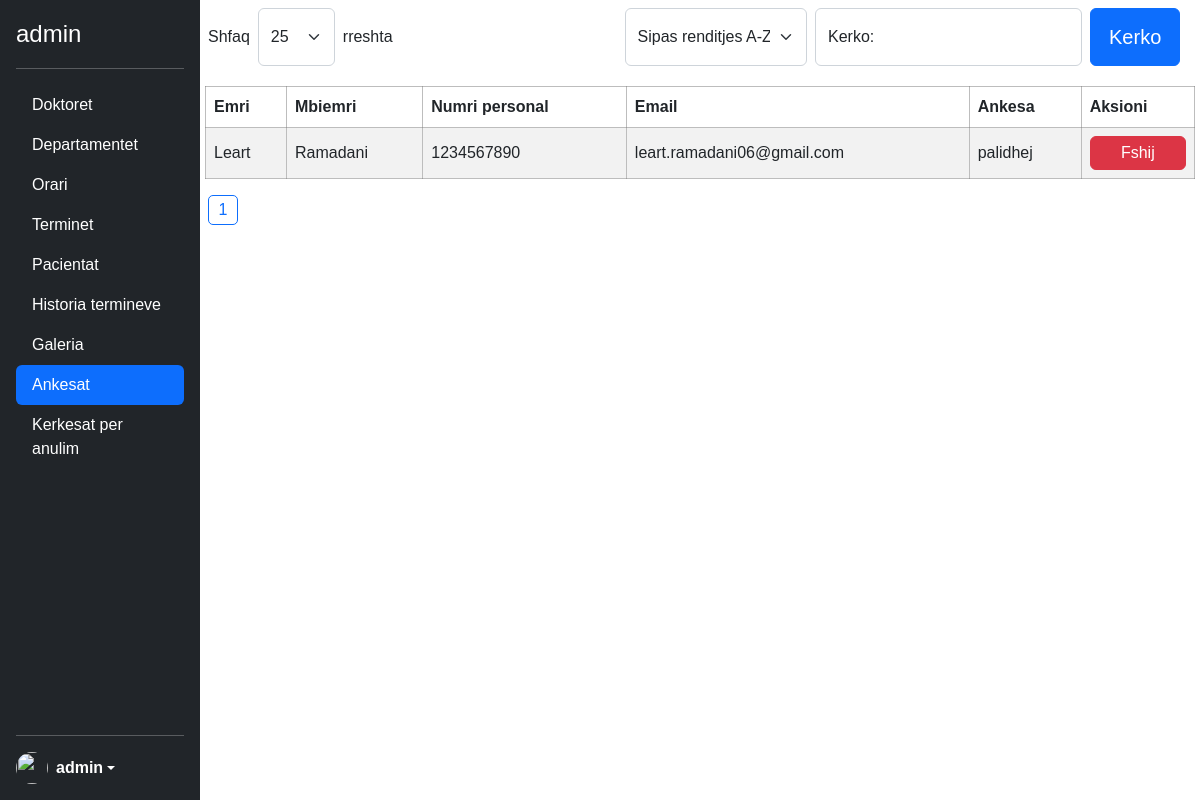
Screenshot of /admin/ankesat.php (signed in) with the database file from the repository.
### tables this page shows
CREATE TABLE `ankesat` (
  `id` int(11) NOT NULL,
  `emri` varchar(100) NOT NULL,
  `mbiemri` varchar(100) NOT NULL,
  `numri_personal` int(10) NOT NULL,
  `email` varchar(100) NOT NULL,
  `ankesa` varchar(350) NOT NULL,
  `permisimi` varchar(350) NOT NULL
);

### admin/ankesat.php (the view, shortened to what this page needs)
<?php
include('../config.php');
?>
<?php include('header.php'); ?>
</head>
<body>
    <div class="sideBlock">
        <button type="button" class="ham" id="ham_menu"><i class="fa-solid fa-bars"></i></button>
    </div>
    <div class="d-flex flex-column flex-shrink-0 p-3 text-white bg-dark sidebar">
        <a href="/" class="d-flex align-items-center mb-3 mb-md-0 me-md-auto text-white text-decoration-none">
            <span class="fs-4"><?php echo $_SESSION['admin'] ?></span>
        </a>
        <hr>
        <ul class="nav nav-pills flex-column mb-auto">
            <li class="nav-item"><a href="doktoret.php" class="nav-link text-white">Doktoret</a></li>
            <li><a href="departamentet.php" class="nav-link text-white">Departamentet</a></li>
            <li><a href="orari.php" class="nav-link text-white">Orari</a></li>
            <li><a href="terminet.php" class="nav-link text-white">Terminet</a></li>
            <li><a href="pacientat.php"" class=" nav-link text-white">Pacientat</a></li>
            <li><a href="historiaTerminit.php" class="nav-link text-white">Historia termineve</a></li>
            <li class="nav-item"><a href="galeria.php" class="nav-link text-white">Galeria</a></li>
            <li><a href="ankesat" class="nav-link text-white active" aria-current="page">Ankesat</a></li>
            <li><a href="kerkesatAnulimit.php" class="nav-link text-white">Kerkesat per anulim</a></li>
        </ul>
        <hr>
        <div class="dropdown">
            <a href="#" class="d-flex align-items-center text-white text-decoration-none dropdown-toggle" id="dropdownUser1" data-bs-toggle="dropdown" aria-expanded="false">
                <img src="https://w7.pngwing.com/pngs/200/420/png-transparent-user-profile-computer-icons-overview-rectangle-black-data-thumbnail.png" alt="" width="32" height="32" class="rounded-circle me-2">
                <strong><?php echo $_SESSION['admin'] ?></strong>
            </a>
        </div>
    </div>
    <?php
    $searchedQuery = "";
    $entries = isset($_GET['entries']) ? $_GET['entries'] : 25;
    $sortDefault = "default";
    $sortBy = isset($_GET['sortBy']) ? $_GET['sortBy'] : $sortDefault;
    $sort = "";
    $countSql = "SELECT COUNT(*) as total FROM ankesat";
    $countPrep = $con->prepare($countSql);
    $countPrep->execute();
    $totalRows = $countPrep->fetch();
    $totalRows = $totalRows['total'];
    $totalPages = ceil($totalRows / $entries);
    $currentPage = isset($_GET['page']) ? $_GET['page'] : 1;
    $startIndex = ($currentPage - 1) * $entries;
    if ($sortBy == "default") {
        $sort = " ORDER BY emri ASC LIMIT :startIndex, $entries";
        $sortASC = 'selected';
        $searchedQuery = isset($_GET['keyword']) ? $_GET['keyword'] : "";
    } else if ($sortBy == "ASC") {
        $sort = " ORDER BY emri ASC LIMIT :startIndex, $entries";
        $sortASC = 'selected';
        $searchedQuery = isset($_GET['keyword']) ? $_GET['keyword'] : "";
    } else if ($sortBy == "DESC") {
        $sort = " ORDER BY emri DESC LIMIT :startIndex, $entries";
        $sortDESC = 'selected';
        $searchedQuery = isset($_GET['keyword']) ? $_GET['keyword'] : "";
    }
    if (isset($_GET['search']) && !empty($_GET['keyword'])) {
        $keyword = $_GET['keyword'];
        $sort = "SELECT * FROM ankesat WHERE emri=:keyword OR mbiemri=:keyword OR numri_personal=:keyword OR
                email=:keyword OR ankesa=:keyword" . $sort;
        $sql = $sort;
        $prep = $con->prepare($sql);
        $prep->bindParam(':keyword', $keyword);
        $prep->bindValue(':startIndex', $startIndex, PDO::PARAM_INT);
        $prep->execute();
        $data = $prep->fetchAll(PDO::FETCH_ASSOC);
        $searchedQuery = $keyword;
    } else {
        $sql = "SELECT * FROM ankesat" . $sort;
        $prep = $con->prepare($sql);
        $prep->bindValue(':startIndex', $startIndex, PDO::PARAM_INT);
        $prep->execute();
        $data = $prep->fetchAll(PDO::FETCH_ASSOC);
    }
    if (!$data) {
        $empty = 'empty';
    } else {
        $empty = '';
    }
    ?>
    <main class="main mainRes d-flex flex-column align-items-center">
        <div class="d-flex justify-content-between w-100 p-2 ">
            <div>
                <form id="entriesForm" method="GET" class="d-flex align-items-center w-25" action="">
                    <label for="entries" class="me-2">Shfaq</label>
                    <select class="form-select" id="entries" aria-label="" name="entries" style="width: 80px; height: 58px" onchange="this.form.submit()">
                        <option value="25" <?= $entry25 ?? '' ?>>25</option>
                    </select>
                    <label for="entries" class="ms-2">rreshta</label>
                </form>
            </div>
            <div class="d-flex w-75 justify-content-end pe-2">
                <div class="w-25">
                    <form id="sortForm" method="GET" class="d-flex align-items-center" action="">
                        <select class="form-select" id="sortBy" name="sortBy" aria-label="Default select example" style="height: 58px" onchange="this.form.submit()">
                            <option value="ASC" <?= $sortASC ?? "" ?>>Sipas renditjes A-Zh</option>
                        </select>
                    </form>
                </div>
                <div class="w-50 ms-2 me-1">
                    <form method="get" action="">
                        <div class="d-flex mb-1">
                            <div class="form-floating w-75">
                                <input type="text" class="form-control lastName" id="floatingInput" name="keyword" placeholder="Kerkro:" value="<?= $searchedQuery ?>">
                                <label for="floatingInput">Kerko:</label>
                            </div>
                            <button class="btn btn-primary w-25 fs-5 ms-2" name="search">Kerko</button>
                        </div>
                    </form>
                </div>
            </div>
        </div>
        <?php if ($empty == '') : ?>
            <table class="table table-striped table-borderd mt-2 table_patient">
                <thead>
                    <tr>
                        <th scope="col">Emri</th>
                        <th scope="col">Mbiemri</th>
                        <th scope="col">Numri personal</th>
                        <th scope="col">Email</th>
                        <th scope="col">Ankesa</th>
                        <th scope="col">Aksioni</th>
                    </tr>
                </thead>
                <tbody>
                    <?php foreach ($data as $data) : ?>
                        <tr>
                            <td scope="row"><?= $data['emri'] ?></td>
                            <td scope="row"><?= $data['mbiemri'] ?></td>
                            <td scope="row"><?= $data['numri_personal'] ?></td>
                            <td scope="row"><?= $data['email'] ?></td>
                            <td scope="row"><?= $data['ankesa'] ?></td>
                            <td>
                                <a class="text-decoration-none text-white" href="deleteAnkesen.php?id=<?= $data['id']  ?>">
                                    <button class="btn btn-danger w-100 p-1 text-white">Fshij</button>
                                </a>
                            </td>
                        </tr>
                    <?php endforeach; ?>
                </tbody>
            </table>
        <?php endif; ?>
        <?php if ($empty == 'empty') { ?>
            <article class=" d-flex justify-content-center mt-5">
                <h1 class=" h1 fw-normal text-center mt-5">Te dhenat nuk u gjenden ne databaze.</h1>
            </article>
        <?php } else { ?>
            <div class="imagePagination  justify-content-start w-100 ps-2">
                <?php
                $maxVisibleLinks = 5;
                $startPage = max(1, $currentPage - floor($maxVisibleLinks / 2));
                $endPage = min($startPage + $maxVisibleLinks - 1, $totalPages);
                for ($i = $startPage; $i <= $endPage; $i++) {
                    $activePage = ($i == $currentPage) ? 'activePage' : '';
                    echo '<a class="paginationLink ' . $activePage . '" href="?page=' . $i . '">' . $i . '</a> ';
                }
                ?>
            </div>
        <?php } ?>
    </main>
</body>
</html>

### css/main.css (style rules this page uses)
:root { --primary: #0D6EFD; --background: #081C15; --secondary: #40916C; --border: #74c69d; --focus: #95d5b2; --font-family: 'Roboto', sans-serif; --grey: #adb5bd; --darkGrey: #495057; }
* { font-family: Arial, Helvetica, sans-serif; }
body { overflow: auto !important; }
main { max-height: none !important; }
.main { display: flex; justify-content: center; width: calc(100% - 200px); margin-left: 200px; }
.sidebar { width: 200px !important; height: 100% !important; position: fixed; display: flex; flex-direction: column; z-index: 999; }
.imagePagination { display: flex; flex-wrap: wrap; gap: 10px; }
.paginationLink { text-decoration: none; border: 1px solid rgba(119, 136, 153, 0.659); color: rgba(119, 136, 153, 0.659); border-radius: 5px; width: 30px; height: 30px; display: flex; justify-content: center; align-items: center; }
.activePage { border-color: #0D6EFD; color: #0D6EFD; }
.form-select { height: 50px; }
.table thead tr, .table tbody td { height: 30px !important; }
.table { width: 99% !important; }
.table thead tr th { border: 1px solid rgba(128, 128, 128, 0.521); }
.table tbody tr td { border: 1px solid rgba(128, 128, 128, 0.521); vertical-align: middle; }
.sideBlock { position: absolute; top: 10px; left: 5px; }

### rows the page displays
ankesat: emri "Leart", mbiemri "Ramadani", numri_personal "1234567890", email "leart.ramadani06@gmail.com", ankesa "palidhej"

### other values shown
$_SESSION['admin'] "admin"
